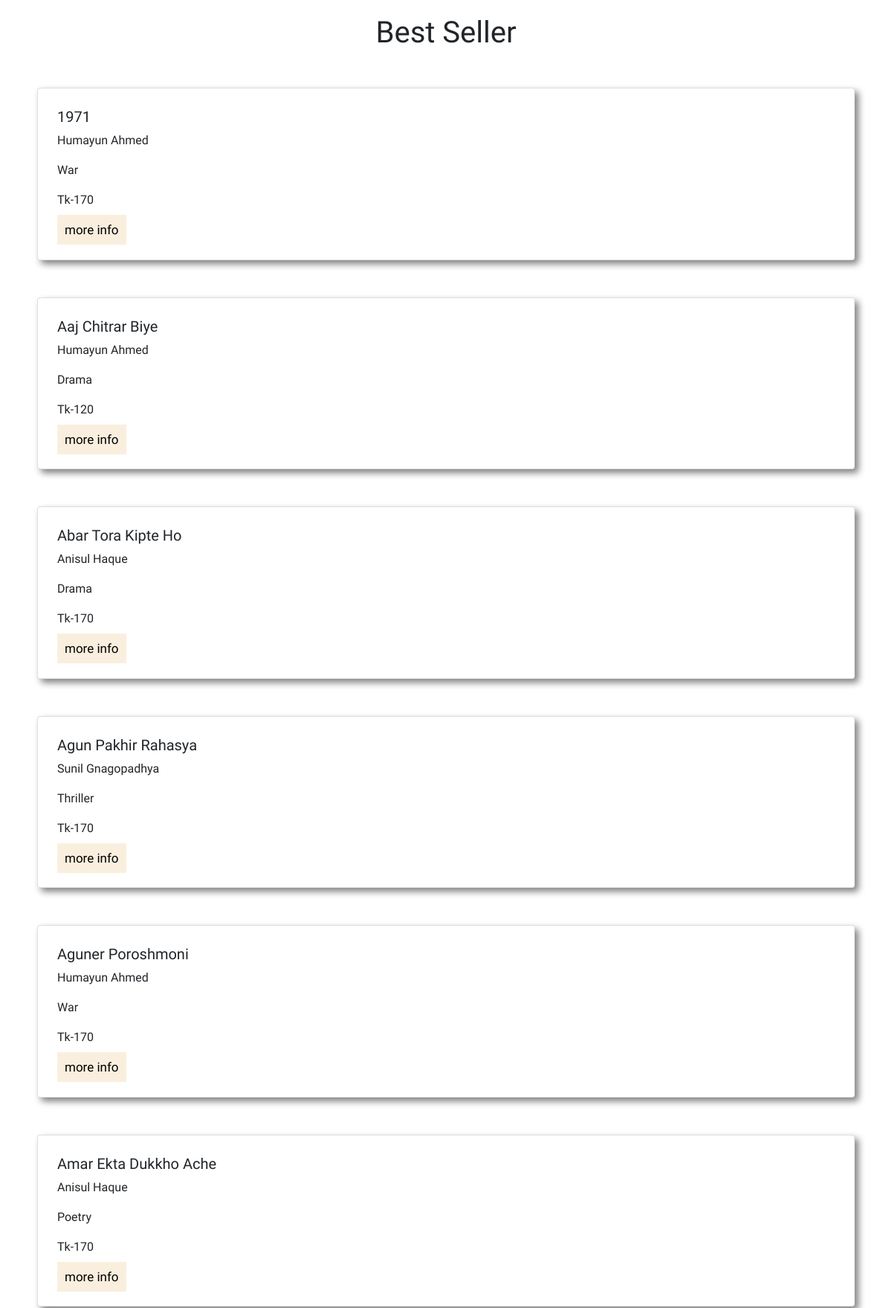
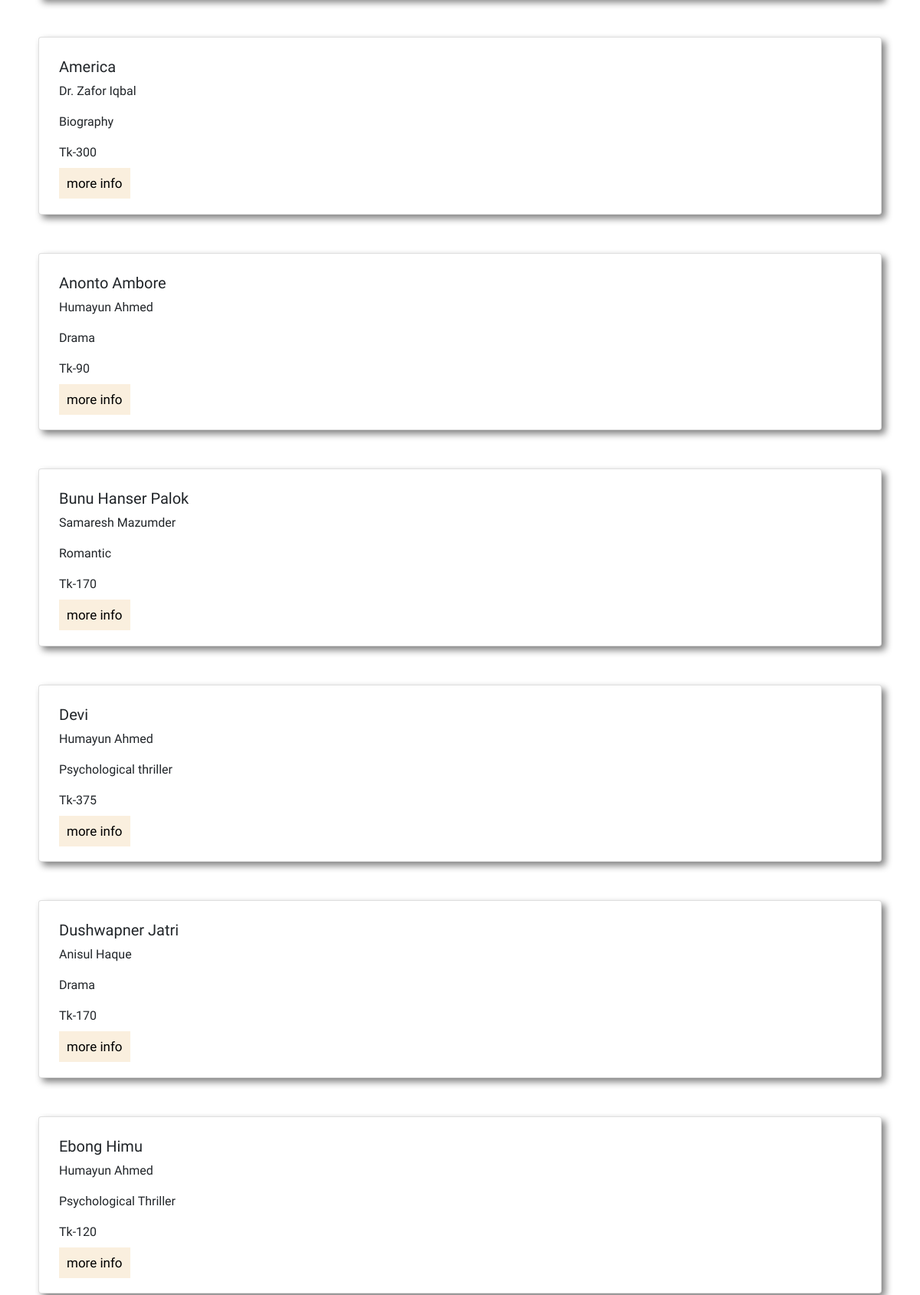
The app's page /files/bestSeller.php (upper part) with its own data (2 pictures, top to bottom).
### tables this page shows
CREATE TABLE `book` (
  `ISBN` int(30) NOT NULL,
  `title` varchar(100) DEFAULT NULL,
  `author_name` varchar(50) DEFAULT NULL,
  `publication_id` int(10) DEFAULT NULL,
  `price` int(10) DEFAULT NULL,
  `genre` varchar(30) DEFAULT NULL,
  `pdf` varchar(10) DEFAULT NULL,
  `rating` decimal(3,1) DEFAULT NULL,
  `used` varchar(20) DEFAULT NULL,
  `offer` varchar(20) DEFAULT NULL,
  `year` date DEFAULT NULL
);

### files/bestSeller.php (the view, shortened to what this page needs)
<!DOCTYPE html>
<html lang="en">
<head>
    <link href="https://cdn.jsdelivr.net/npm/bootstrap@5.0.2/dist/css/bootstrap.min.css" rel="stylesheet">
    <link rel="stylesheet" href="../css/books.css">
</head>
<body>
<?php
$db = mysqli_connect("localhost", "root", "", "readersden");
$sql = "SELECT title, author_name, genre, price FROM book WHERE rating>=4.0 ORDER BY title ASC";
$result = mysqli_query($db, $sql);
?>
    <h1 class="text-center">Best Seller</h1>
    <?php
          if (mysqli_num_rows($result)>0) {
          while ($row= mysqli_fetch_assoc($result)) {
    ?>
    <div class="card books">
        <div class="card-body">
          <h5 class="card-title"> <?php echo $row['title']; ?> </h5>
          <p class="card-text"> <?php echo $row['author_name']; ?> </p>
          <p class="card-text"> <?php echo $row['genre']; ?> </p>
          <p class="card-text"> <?php echo "Tk-".$row['price']; ?> </p>
          <a href="#" class="button">more info</a>
        </div>
      </div>
      <?php
  }
} else {
  echo "0 results";
}
?>
</body>
</html>

### css/books.css (style rules this page uses)
body { font-family: 'Oswald', sans-serif; }
.books { margin: 50px; padding: 10px; box-shadow: gray 5px 5px 10px; }
h1 { padding-top: 20px; }
.button { margin: 10px 0; padding: 10px; border: none; outline: none; cursor: pointer; font-size: 17px; width: 80%; background-color: #f8e9d2b9; text-decoration: none; color: black; }

### records on screen
book: title "1971", author_name "Humayun Ahmed", genre "War", price "170"
book: title "Aaj Chitrar Biye", author_name "Humayun Ahmed", genre "Drama", price "120"
book: title "Abar Tora Kipte Ho", author_name "Anisul Haque", genre "Drama", price "170"
book: title "Agun Pakhir Rahasya", author_name "Sunil Gnagopadhya", genre "Thriller", price "170"
book: title "Aguner Poroshmoni", author_name "Humayun Ahmed", genre "War", price "170"
book: title "Amar Ekta Dukkho Ache", author_name "Anisul Haque", genre "Poetry", price "170"
book: title "America", author_name "Dr. Zafor Iqbal", genre "Biography", price "300"
book: title "Anonto Ambore", author_name "Humayun Ahmed", genre "Drama", price "90"
book: title "Bunu Hanser Palok", author_name "Samaresh Mazumder", genre "Romantic", price "170"
book: title "Devi", author_name "Humayun Ahmed", genre "Psychological thriller", price "375"
book: title "Dushwapner Jatri", author_name "Anisul Haque", genre "Drama", price "170"
book: title "Ebong Himu", author_name "Humayun Ahmed", genre "Psychological Thriller", price "120"
